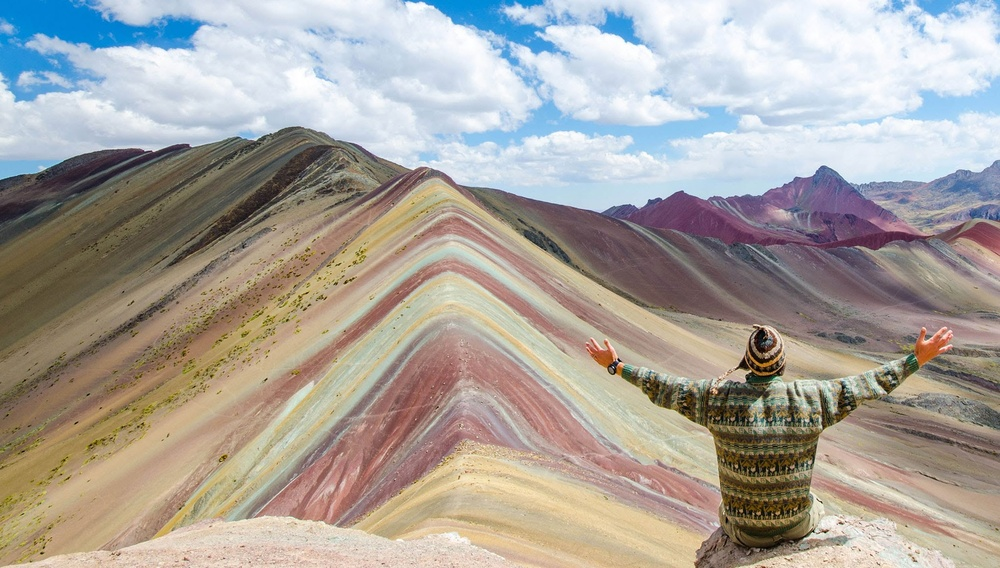
#> input picture P5/rainbow_mountain.jpg, 1000 x 568 px, shrunk from 2048 x 1163 before the run
$ jupyter execute --allow-errors ML_Practice_5.ipynb   (older library calls are emulated)
#> lines starting #> are read from the running program, lines starting #| are printed output that depends on the picture; after the words box and inside, x2 and y2 are one past the last pixel; in counts of white or black regions, pixels touching at a corner belong together
[cell 1]
import numpy as np
import matplotlib.pyplot as plt
import scipy
import imageio

[cell 2]
im  = plt.imread("rainbow_mountain.jpg")
#> im is the input picture: shape (568, 1000, 3); mean R, G, B 169, 163.2, 156.6

[cell 3]
im.shape
#> Out = (568, 1000, 3)

[cell 4]
plt.imshow(im)
plt.show()

[cell 5]
im_gray = im.mean(axis = 2) #по каналам
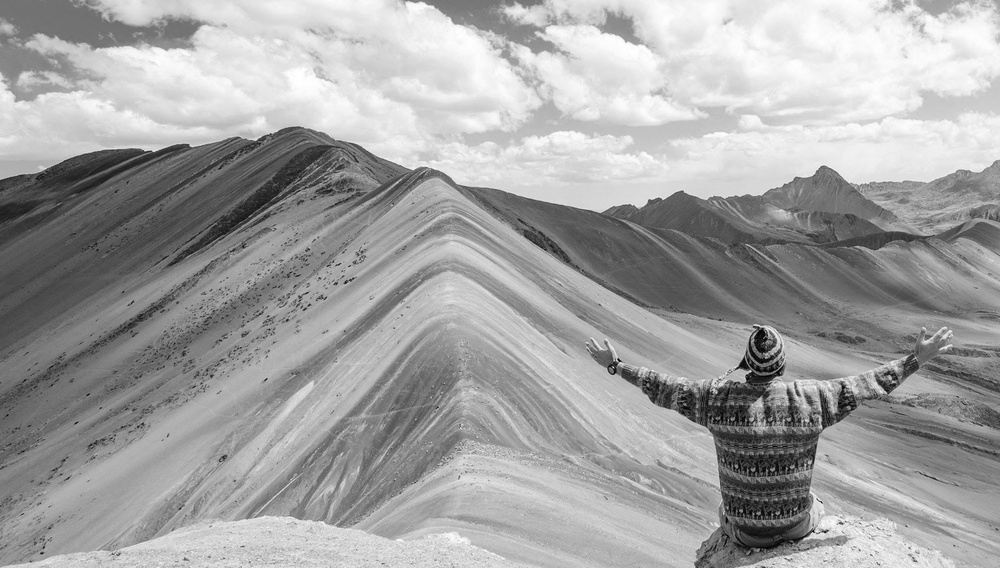
#> im_gray: shape (568, 1000) float64; min 1, max 255, mean 162.9

[cell 6]
plt.imshow(im_gray, cmap = "gray") #"hot"
plt.colorbar() #шкала
plt.show()

[cell 7]
im_gray.shape
#> Out = (568, 1000)

[cell 8]
im2 = im_gray.copy()
im2[0:200, :] = 0
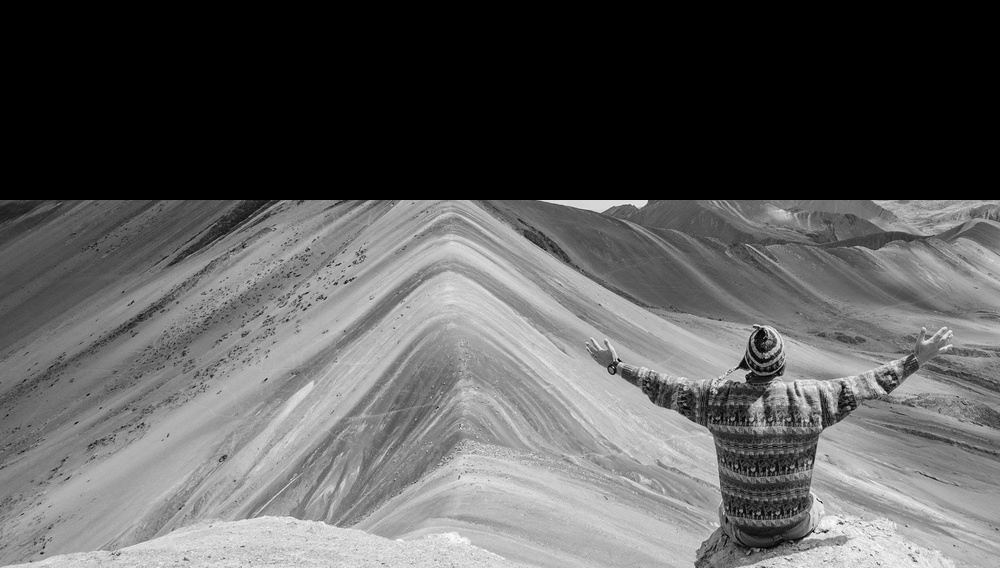
#> im2: shape (568, 1000) float64; min 0, max 254, mean 92.4
plt.imshow(im2, cmap = "gray")
plt.show()

[cell 9]
lx, ly = im_gray.shape
#> lx = 568; ly = 1000
X, Y = np.ogrid[0:lx, 0:ly]
#> X = 568 values from 0 to 567
print(X.shape, Y.shape)
#| (568, 1) (1, 1000)

[cell 10]
mask = ((X - lx/2)**2 + (Y - ly/2)**2 > 700**2) #700 - радиус

[cell 11]
def plot(im):
    plt.imshow(im, cmap = "gray")
    plt.show()

[cell 12]
im2 = im_gray.copy()
im2[mask] = 0
plot(im2)

[cell 13]
#ravel - раскладывает в тензор (вектор)
plt.hist(im_gray.ravel(), bins = 255) #интенсивность цвета, 0 - чёрный (0-255 - цветов)
plt.show()
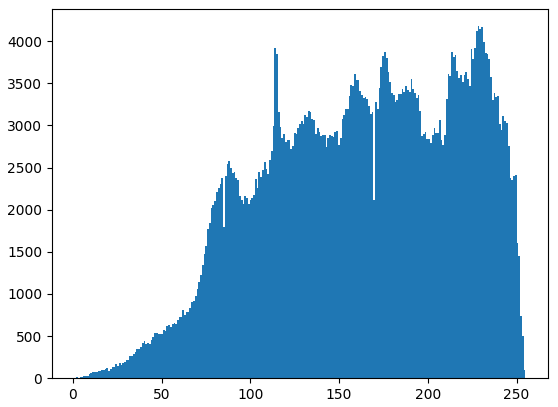
#> figure drawn by matplotlib, 1 panel; tallest bar 4177 high, from x = 228.1 to 229.1

[cell 14]
theta = 225
im2 = im_gray.copy()
im2[im2 < theta] = 0 # < - только светлые участки, > - тёмные участки
plot(im2)

[cell 15]
plt.imshow(im_gray, cmap = "gray", clim = (0, 225)) #растягивает изображение
plt.show()

[cell 16]
from scipy import interpolate
from scipy import ndimage

[cell 17]
def mapping(coord): #смещение пикселей
#> called with coord = (0, 0)
    x = coord[0]/lx
#> x = 0
    y = coord[1]/ly
#> y = 0
    return (lx*np.sqrt(x**2 + y**2)/2, ly*(x*y)) #интерполируем
    return(2 * coord[0] - coord[1],
          3 * coord[0] + coord[1])

[cell 18]
im2 = ndimage.geometric_transform(im_gray, mapping, order = 5) #обернене перетворення
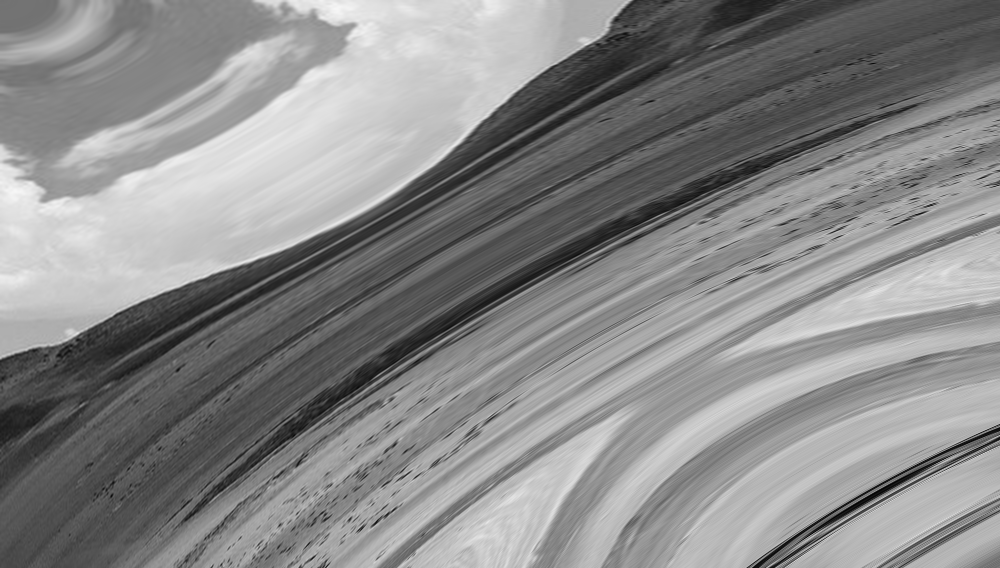
#> im2: shape (568, 1000) float64; min 3.22, max 247.1, mean 137.5
plot(im2)

[cell 19]
im2 = ndimage.gaussian_filter(im_gray, sigma = 5)
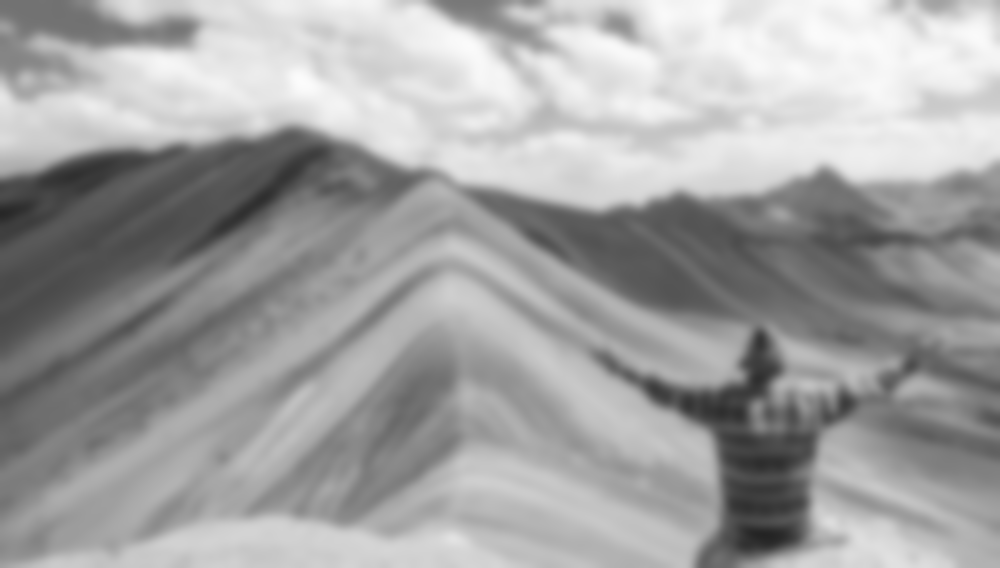
#> im2: shape (568, 1000) float64; min 35.79, max 252.3, mean 162.9
plot(im2)

[cell 20]
from scipy import fftpack

[cell 21]
F_im = fftpack.fft2(im_gray)

[cell 22]
F_im[0][1]

[cell 23]
x = np.array([1 + 2j, 3 + 1j])

[cell 24]
x.real

[cell 25]
x.imag

[cell 26]
np.abs(x)

[cell 27]
np.angle(x)

[cell 28]
np.conj(x)

[cell 29]
F_shifted = fftpack.fftshift(F_im)

[cell 30]
F_ampl = np.abs(F_shifted) #ампплитуда
F_phase = np.angle(F_shifted) #фаза
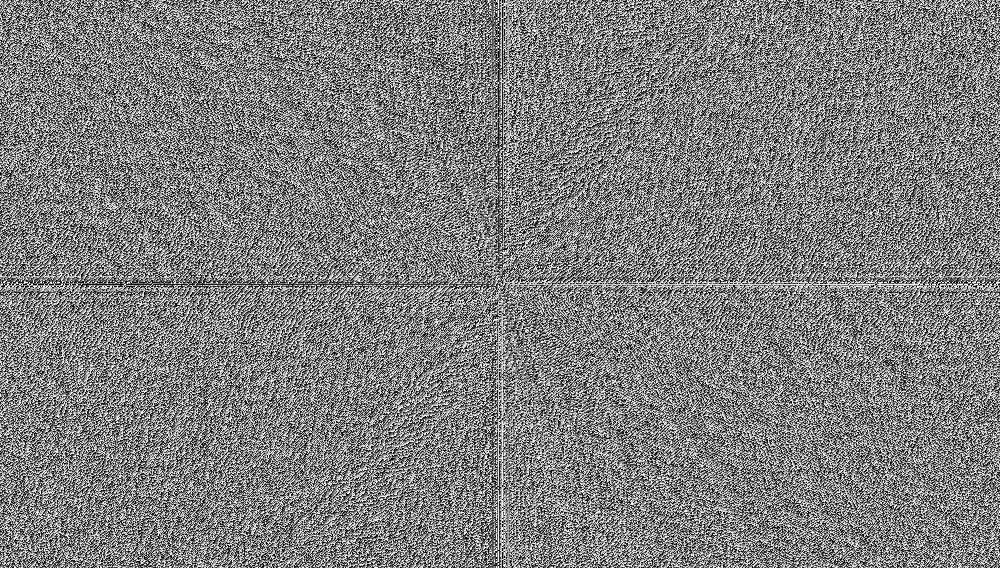
#> F_phase: shape (568, 1000) float64; min -3.14, max 3.14, mean -7.07e-19; drawn with min black and max white

[cell 31]
plt.figure()

plt.subplot(1,2,1)
plt.imshow(np.log(1 + F_ampl), cmap = "gray")

plt.subplot(1,2,2)
plt.imshow(F_phase)

plt.show()
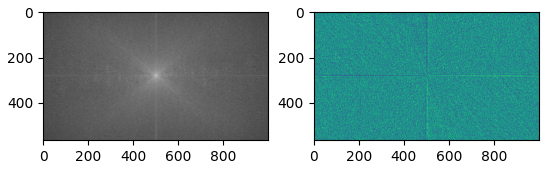
#> figure drawn by matplotlib, 2 panels

[cell 32]
F_inv = fftpack.ifft2(F_im) #обратное превращение
plot(np.abs(F_inv))
#> in plot (call 5), `plt.show()`:
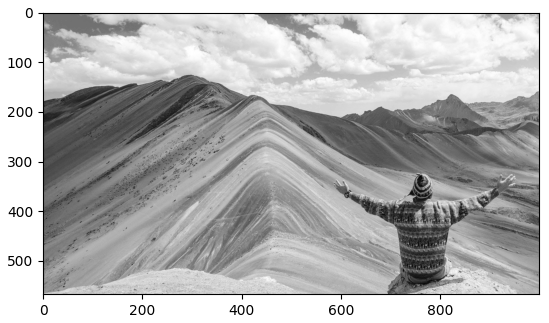
#> figure drawn by matplotlib, 1 panel

[cell 33]
kernel = np.ones((5,5))/25
im_blur = ndimage.convolve(im_gray, kernel)
plot(im_blur)

[cell 34]
kernel_padded = np.pad(kernel, [[0, lx - 5],  [0, ly - 5]],
                      mode = "constant")

[cell 35]
kernel_padded

[cell 36]
kernel_padded.shape
#> Out = (568, 1000)

[cell 37]
F_kernel = fftpack.fft2(kernel_padded)
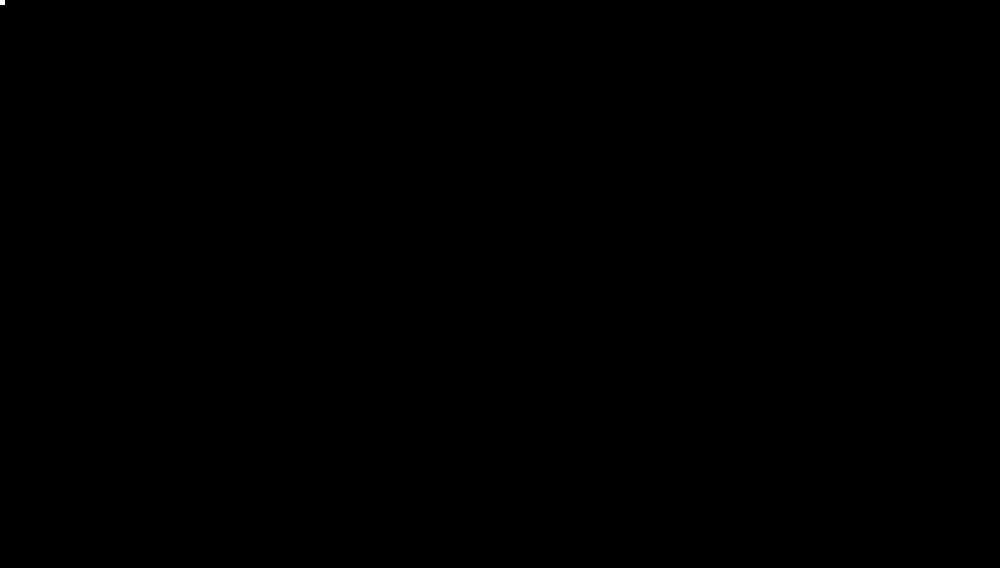
#> kernel_padded: shape (568, 1000) float64; values 0 (black) and 0.04 (white), 0% white; 1 white region, box (x1, y1, x2, y2) and area: (0, 0, 5, 5) 25
F_blur = fftpack.fft2(im_blur)

[cell 38]
F_blur.shape
#> Out = (568, 1000)

[cell 39]
K = 0.01
F_restored = F_blur * (np.conj(F_kernel)/(np.square(np.abs(F_kernel)) + K))
im_restored = np.abs(fftpack.ifft2(F_restored))
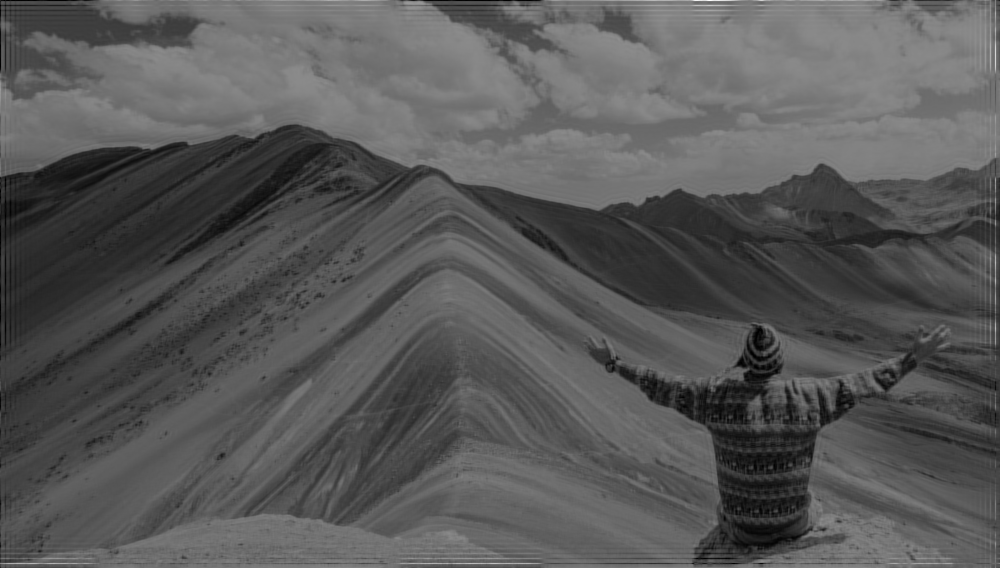
#> im_restored: shape (568, 1000) float64; min 0.0851, max 464.3, mean 161.4; drawn with min black and max white
plot(im_restored)
